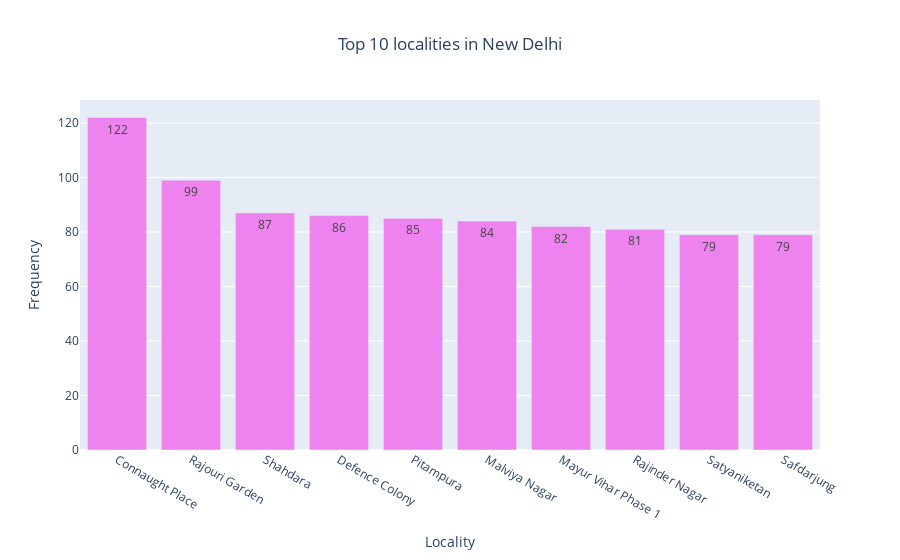

The notebook cell this image was saved under:
### Code cell
# Filtering the data for city New Delhi
delhi = df[df['City']=='New Delhi']

# Creating the bar chart
fig = go.Figure(data=[go.Bar(
    x=delhi['Locality'].value_counts().head(10).index,
    y= delhi['Locality'].value_counts().head(10),
    marker=dict(color='violet'),
    text=delhi['Locality'].value_counts().head(10),
    textposition='auto'
)])

# Adding the tilte, xlabel and ylabel to the chart
fig.update_layout(title='Top 10 localities in New Delhi',
                  xaxis_title='Locality',
                  yaxis_title='Frequency',
                  title_x=0.5  # Center the title
                  )  
fig.show()

### Figure 1 — Plotly figure (JSON) as saved in the notebook; plotly's stock layout.template omitted (floating-point values rounded to 4 significant figures)
{"data": [{"marker": {"color": "violet"}, "text": [122.0, 99.0, 87.0, 86.0, 85.0, 84.0, 82.0, 81.0, 79.0, 79.0], "textposition": "auto", "type": "bar", "x": ["Connaught Place", "Rajouri Garden", "Shahdara", "Defence Colony", "Pitampura", "Malviya Nagar", "Mayur Vihar Phase 1", "Rajinder Nagar", "Satyaniketan", "Safdarjung"], "y": [122, 99, 87, 86, 85, 84, 82, 81, 79, 79]}], "layout": {"title": {"text": "Top 10 localities in New Delhi", "x": 0.5}, "xaxis": {"title": {"text": "Locality"}}, "yaxis": {"title": {"text": "Frequency"}}}}
